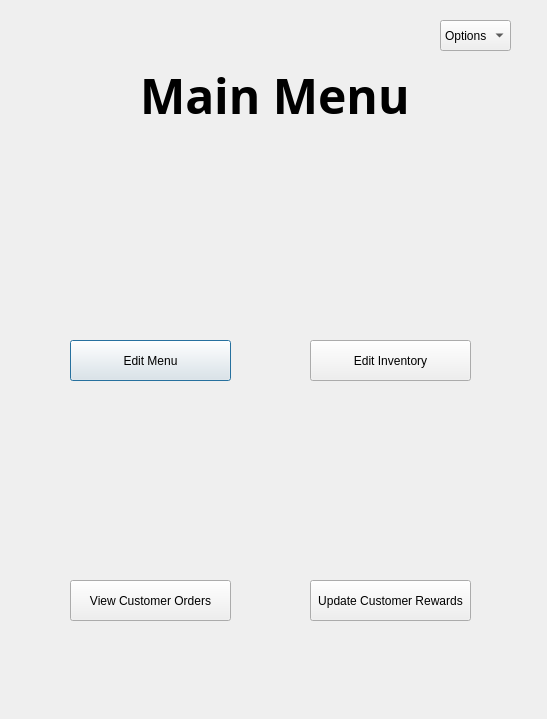
<?xml version="1.0" encoding="UTF-8"?>
<ui version="4.0">
 <class>AdminMenu</class>
 <widget class="QDialog" name="AdminMenu">
  <property name="geometry">
   <rect>
    <x>0</x>
    <y>0</y>
    <width>547</width>
    <height>719</height>
   </rect>
  </property>
  <property name="windowTitle">
   <string>Dialog</string>
  </property>
  <widget class="QLabel" name="invenIcon_label">
   <property name="geometry">
    <rect>
     <x>310</x>
     <y>170</y>
     <width>161</width>
     <height>151</height>
    </rect>
   </property>
   <property name="text">
    <string/>
   </property>
   <property name="pixmap">
    <pixmap>../../Pictures/Saved Pictures/invenIcon.png</pixmap>
   </property>
   <property name="scaledContents">
    <bool>true</bool>
   </property>
  </widget>
  <widget class="QLabel" name="label">
   <property name="geometry">
    <rect>
     <x>80</x>
     <y>420</y>
     <width>141</width>
     <height>141</height>
    </rect>
   </property>
   <property name="text">
    <string/>
   </property>
   <property name="pixmap">
    <pixmap>../../Pictures/Saved Pictures/customerIcon.png</pixmap>
   </property>
   <property name="scaledContents">
    <bool>true</bool>
   </property>
  </widget>
  <widget class="QLabel" name="label_2">
   <property name="geometry">
    <rect>
     <x>310</x>
     <y>410</y>
     <width>161</width>
     <height>141</height>
    </rect>
   </property>
   <property name="text">
    <string/>
   </property>
   <property name="pixmap">
    <pixmap>../../Pictures/Saved Pictures/rewardIcon.png</pixmap>
   </property>
   <property name="scaledContents">
    <bool>true</bool>
   </property>
  </widget>
  <widget class="QPushButton" name="editMenu_button">
   <property name="geometry">
    <rect>
     <x>70</x>
     <y>340</y>
     <width>161</width>
     <height>41</height>
    </rect>
   </property>
   <property name="text">
    <string>Edit Menu</string>
   </property>
  </widget>
  <widget class="QPushButton" name="editInven_button">
   <property name="geometry">
    <rect>
     <x>310</x>
     <y>340</y>
     <width>161</width>
     <height>41</height>
    </rect>
   </property>
   <property name="text">
    <string>Edit Inventory</string>
   </property>
  </widget>
  <widget class="QPushButton" name="viewCustOrder_button">
   <property name="geometry">
    <rect>
     <x>70</x>
     <y>580</y>
     <width>161</width>
     <height>41</height>
    </rect>
   </property>
   <property name="text">
    <string>View Customer Orders</string>
   </property>
  </widget>
  <widget class="QPushButton" name="custRewards_button">
   <property name="geometry">
    <rect>
     <x>310</x>
     <y>580</y>
     <width>161</width>
     <height>41</height>
    </rect>
   </property>
   <property name="text">
    <string>Update Customer Rewards</string>
   </property>
  </widget>
  <widget class="QLabel" name="label_3">
   <property name="geometry">
    <rect>
     <x>140</x>
     <y>50</y>
     <width>271</width>
     <height>91</height>
    </rect>
   </property>
   <property name="font">
    <font>
     <family>Century Gothic</family>
     <pointsize>36</pointsize>
     <weight>75</weight>
     <bold>true</bold>
    </font>
   </property>
   <property name="text">
    <string>Main Menu</string>
   </property>
  </widget>
  <widget class="QLabel" name="menuIcon_label">
   <property name="geometry">
    <rect>
     <x>70</x>
     <y>170</y>
     <width>161</width>
     <height>161</height>
    </rect>
   </property>
   <property name="text">
    <string/>
   </property>
   <property name="pixmap">
    <pixmap>../../Pictures/Saved Pictures/menuIcon.png</pixmap>
   </property>
   <property name="scaledContents">
    <bool>true</bool>
   </property>
  </widget>
  <widget class="QComboBox" name="comboBox">
   <property name="geometry">
    <rect>
     <x>440</x>
     <y>20</y>
     <width>71</width>
     <height>31</height>
    </rect>
   </property>
   <item>
    <property name="text">
     <string>Options</string>
    </property>
   </item>
   <item>
    <property name="text">
     <string>Log Out</string>
    </property>
   </item>
  </widget>
 </widget>
 <resources/>
 <connections/>
</ui>
